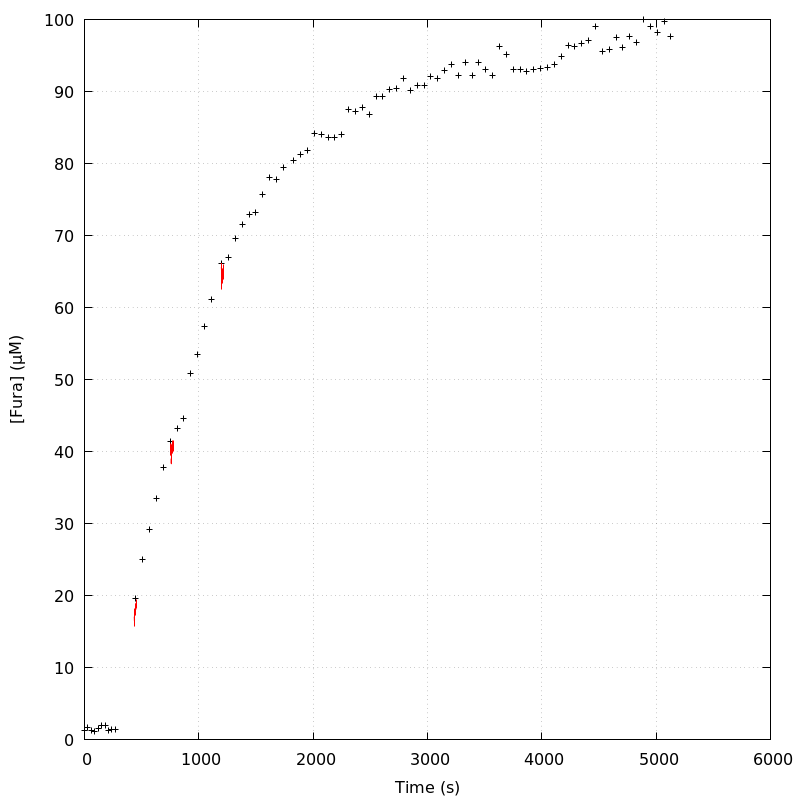

Here is the gnuplot script that generated this plot:
unset key
set grid
set ylabel '[Fura] (µM)'
set xlabel 'Time (s)'
plot 'DA_121011_E3_aba_loading_curve' index 0 using 1:2 linecolor rgb 'black',\
'' index 1 using 1:2 with lines linecolor rgb 'red',\
'' index 2 using 1:2 with lines linecolor rgb 'red',\
'' index 3 using 1:2 with lines linecolor rgb 'red',\
